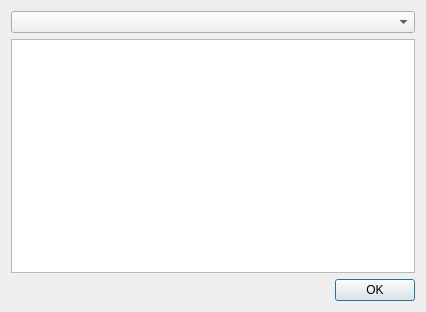
<?xml version="1.0" encoding="UTF-8"?>
<ui version="4.0">
 <class>CertInfo</class>
 <widget class="QDialog" name="CertInfo">
  <property name="geometry">
   <rect>
    <x>0</x>
    <y>0</y>
    <width>426</width>
    <height>312</height>
   </rect>
  </property>
  <property name="windowTitle">
   <string>Certificate Info</string>
  </property>
  <layout class="QVBoxLayout" name="verticalLayout">
   <item>
    <widget class="QComboBox" name="comboBox"/>
   </item>
   <item>
    <widget class="QPlainTextEdit" name="textBrowser">
     <property name="undoRedoEnabled">
      <bool>false</bool>
     </property>
     <property name="readOnly">
      <bool>true</bool>
     </property>
    </widget>
   </item>
   <item>
    <widget class="QDialogButtonBox" name="buttonBox">
     <property name="orientation">
      <enum>Qt::Horizontal</enum>
     </property>
     <property name="standardButtons">
      <set>QDialogButtonBox::Ok</set>
     </property>
    </widget>
   </item>
  </layout>
 </widget>
 <resources/>
 <connections>
  <connection>
   <sender>buttonBox</sender>
   <signal>accepted()</signal>
   <receiver>CertInfo</receiver>
   <slot>accept()</slot>
   <hints>
    <hint type="sourcelabel">
     <x>248</x>
     <y>254</y>
    </hint>
    <hint type="destinationlabel">
     <x>157</x>
     <y>274</y>
    </hint>
   </hints>
  </connection>
  <connection>
   <sender>buttonBox</sender>
   <signal>rejected()</signal>
   <receiver>CertInfo</receiver>
   <slot>reject()</slot>
   <hints>
    <hint type="sourcelabel">
     <x>316</x>
     <y>260</y>
    </hint>
    <hint type="destinationlabel">
     <x>286</x>
     <y>274</y>
    </hint>
   </hints>
  </connection>
 </connections>
</ui>
